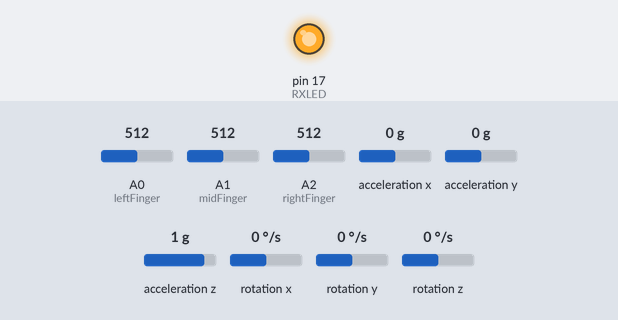
Recording of a sketch running on a simulated Arduino Leonardo, built with avr-gcc and run on an emulated ATmega32U4. On the bench: output pins drawn as LEDs (lit = HIGH). Wiring (inferred from the names in the program): MPU-6050 motion sensor at I2C address 0x68. Inputs (shaded band) come from the test bench; at power-on: A0 (leftFinger) = 512, A1 (midFinger) = 512, A2 (rightFinger) = 512, acceleration x 0 g, acceleration y 0 g, acceleration z 1 g, rotation x 0 °/s, rotation y 0 °/s, rotation z 0 °/s. USB keyboard and mouse output is not drawn.

Above: at 0.1 s.
At 3.8 s:
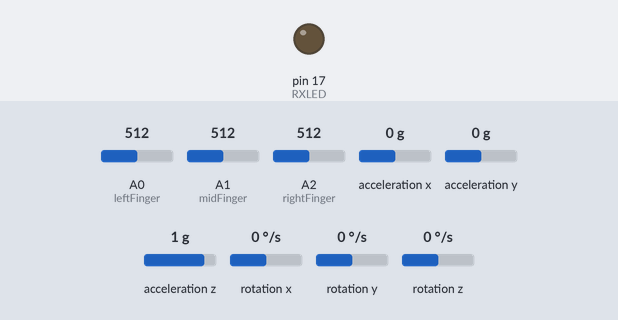
Timing chart, 0 to 5.3 s (numbered marks = the images above):
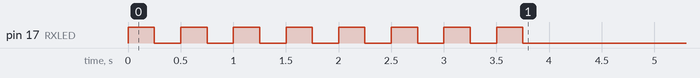

The sketch:

Kinesis.ino
```cpp
#include <Mouse.h>
#include <Wire.h>

#define leftFinger A0
#define midFinger A1
#define rightFinger A2

#define RXLED 17

//threshold for activating clicks and scroll
double leftThreshold, midThreshold;
int initialValueRight;

//gyro & accelerometer values
int ax, ay, az;
int gx, gy, gz;
int temp;

//mouse movement values
int vx, vy;

//address of MPU-6050
const int mpuAddr=0x68;

//retrieve sensor values via i2c
void getSensorValues(){
  Wire.beginTransmission(mpuAddr);
  Wire.write(0x3B);  // starting with register 0x3B (ACCEL_XOUT_H)
  Wire.endTransmission(false);
  //each axis has a high and low register
  Wire.requestFrom(mpuAddr,14,true);  // request a total of 7*2=14 registers
  ax=Wire.read()<<8|Wire.read();  // 0x3B (ACCEL_XOUT_H) & 0x3C (ACCEL_XOUT_L)
  ay=Wire.read()<<8|Wire.read();  // 0x3D (ACCEL_YOUT_H) & 0x3E (ACCEL_YOUT_L)
  az=Wire.read()<<8|Wire.read();  // 0x3F (ACCEL_ZOUT_H) & 0x40 (ACCEL_ZOUT_L)
  temp=Wire.read()<<8|Wire.read();  // 0x41 (TEMP_OUT_H) & 0x42 (TEMP_OUT_L), unused
  gx=Wire.read()<<8|Wire.read();  // 0x43 (GYRO_XOUT_H) & 0x44 (GYRO_XOUT_L)
  gy=Wire.read()<<8|Wire.read();  // 0x45 (GYRO_YOUT_H) & 0x46 (GYRO_YOUT_L)
  gz=Wire.read()<<8|Wire.read();  // 0x47 (GYRO_ZOUT_H) & 0x48 (GYRO_ZOUT_L)
}

//getting threshold for left and middle flex sensors
double getSensorThreshold(int pin, double sensitivity){
  int t1 = millis();
  int minim = 1024;
  int maxim = 0;
  while(millis() - t1 < 2000){
    int val = analogRead(pin);
    if(val < minim)
      minim = val;
    if(val > maxim)
      maxim = val;
  }
  return minim+ sensitivity*(maxim-minim);
}

void setup() {
  Serial.begin(9600);
  Mouse.begin();
  Wire.begin();
  Wire.beginTransmission(mpuAddr);
  Wire.write(0x6B); //power management register
  Wire.write(0); // wake up MPU-6050
  Wire.endTransmission(true);
  pinMode(RXLED, OUTPUT);
  //blink leds to signify beginning of calibration
  for(int i=0; i<8; i++){
    TXLED0;
    digitalWrite(RXLED, HIGH);
    delay(250);
    digitalWrite(RXLED, LOW);
    TXLED1;
    delay(250);
  }
  //calibrate sensors
  initialValueRight = analogRead(rightFinger);
  leftThreshold = getSensorThreshold(leftFinger, 0.7);
  midThreshold = getSensorThreshold(midFinger, 0.7);
}

void loop(){
  //get sensor values
  getSensorValues();
  int leftVal = analogRead(leftFinger);
  int midVal = analogRead(midFinger);
  int rightVal = analogRead(rightFinger);

  //check left click
  if(leftVal < leftThreshold)
    Mouse.press(MOUSE_LEFT);
  else if(Mouse.isPressed(MOUSE_LEFT))
    Mouse.release(MOUSE_LEFT);

  //check right click
  if(midVal < midThreshold)
    Mouse.press(MOUSE_RIGHT);
  else if(Mouse.isPressed(MOUSE_RIGHT))
    Mouse.release(MOUSE_RIGHT);

  //check scroll
  if(analogRead(rightFinger) > initialValueRight + 15)
    Mouse.move(0,0,1);
  else if(analogRead(rightFinger) < initialValueRight - 40)
    Mouse.move(0,0,-1);

  //move mouse
  int moveX = -(gx+300)/200;
  int moveY = (gz-100)/200;

  Mouse.move(moveX, moveY);
  delay(20);
}
```
